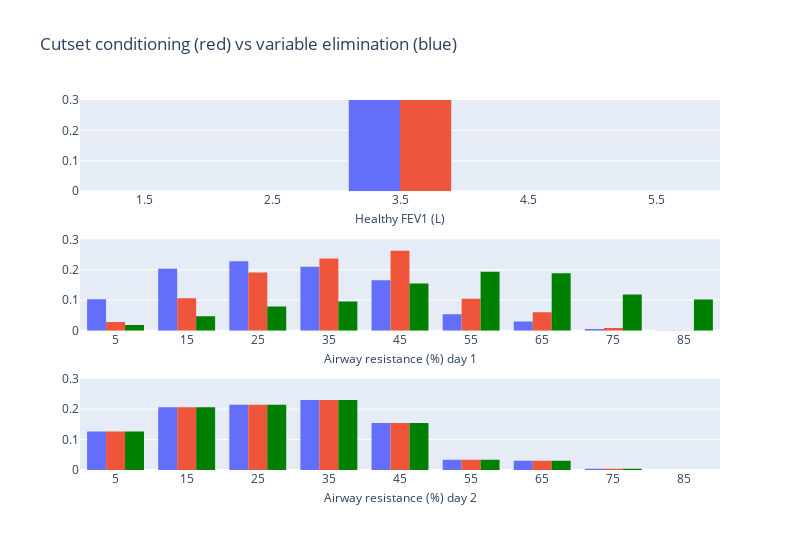

The code cell stored with this chart in its notebook:
### Code cell
fig = make_subplots(rows=3, cols=1, vertical_spacing=0.13)
# Add HFEV1
ih.plot_histogram(
    fig, HFEV1, res_ve[HFEV1.name].values, HFEV1.a, HFEV1.b, 1, 1, annot=False
)
ih.plot_histogram(
    fig, AR, res_ve[AR_vars[0].name].values, AR.a, AR.b, 2, 1, annot=False
)
ih.plot_histogram(
    fig, AR, res_ve[AR_vars[1].name].values, AR.a, AR.b, 3, 1, annot=False
)

# Add HFEV1
ih.plot_histogram(fig, HFEV1, p_M_given_D, HFEV1.a, HFEV1.b, 1, 1, title=HFEV1.name)
ih.plot_histogram(
    fig,
    AR,
    AR_dist_given_M_matrix[0, :],
    AR.a,
    AR.b,
    2,
    1,
    title=f"{AR.name} day 1",
    annot=False,
)
ih.plot_histogram(
    fig,
    AR,
    AR_dist_given_M_matrix[1, :],
    AR.a,
    AR.b,
    3,
    1,
    title=f"{AR.name} day 2",
    annot=False,
)
ih.plot_histogram(
    fig,
    AR,
    AR_dist_given_M_matrix_forward_swipe[0, :],
    AR.a,
    AR.b,
    2,
    1,
    title=f"{AR.name} day 1",
    annot=False,
)
ih.plot_histogram(
    fig,
    AR,
    AR_dist_given_M_matrix_forward_swipe[1, :],
    AR.a,
    AR.b,
    3,
    1,
    title=f"{AR.name} day 2",
    annot=False,
)

# Set colour for first 3 traces to blue, and last 3 to red
for i in range(3):
    fig.data[i].marker.color = "#636EFA"
    fig.data[i + 3].marker.color = "#EF553B"
    fig.data[i + 5].marker.color = "green"
# Reduce x axis title font size
fig.update_xaxes(title_font=dict(size=12), title_standoff=7)
# Set y axis range
fig.update_yaxes(range=[0, 0.3])

# Hide legend
title = "Cutset conditioning (red) vs variable elimination (blue)"
fig.update_layout(showlegend=False, height=550, width=800, title=title)
fig.show()

### Figure 1 — Plotly figure (JSON) as saved in the notebook; plotly's stock layout.template omitted (floating-point values rounded to 4 significant figures)
{"data": [{"histfunc": "sum", "marker": {"color": "#636EFA"}, "type": "histogram", "x": [1, 2, 3, 4, 5], "xaxis": "x", "xbins": {"end": 6, "size": 1, "start": 1}, "y": [0, 0, 1, 0, 0], "yaxis": "y"}, {"histfunc": "sum", "marker": {"color": "#636EFA"}, "type": "histogram", "x": [0, 10, 20, 30, 40, 50, 60, 70, 80], "xaxis": "x2", "xbins": {"end": 90, "size": 10, "start": 0}, "y": [0.1029, 0.2033, 0.2284, 0.2103, 0.1658, 0.05405, 0.02963, 0.005279, 0.0004206], "yaxis": "y2"}, {"histfunc": "sum", "marker": {"color": "#636EFA"}, "type": "histogram", "x": [0, 10, 20, 30, 40, 50, 60, 70, 80], "xaxis": "x3", "xbins": {"end": 90, "size": 10, "start": 0}, "y": [0.1266, 0.2061, 0.2146, 0.2298, 0.1545, 0.03375, 0.03065, 0.00394, 0], "yaxis": "y3"}, {"histfunc": "sum", "marker": {"color": "#EF553B"}, "type": "histogram", "x": [1, 2, 3, 4, 5], "xaxis": "x", "xbins": {"end": 6, "size": 1, "start": 1}, "y": [0, 0, 1, 0, 0], "yaxis": "y"}, {"histfunc": "sum", "marker": {"color": "#EF553B"}, "type": "histogram", "x": [0, 10, 20, 30, 40, 50, 60, 70, 80], "xaxis": "x2", "xbins": {"end": 90, "size": 10, "start": 0}, "y": [0.02861, 0.1063, 0.1915, 0.2369, 0.2623, 0.1046, 0.06031, 0.008941, 0.0006144], "yaxis": "y2"}, {"histfunc": "sum", "marker": {"color": "#EF553B"}, "type": "histogram", "x": [0, 10, 20, 30, 40, 50, 60, 70, 80], "xaxis": "x3", "xbins": {"end": 90, "size": 10, "start": 0}, "y": [0.1266, 0.2061, 0.2146, 0.2298, 0.1545, 0.03375, 0.03065, 0.00394, 0], "yaxis": "y3"}, {"histfunc": "sum", "marker": {"color": "green"}, "type": "histogram", "x": [0, 10, 20, 30, 40, 50, 60, 70, 80], "xaxis": "x2", "xbins": {"end": 90, "size": 10, "start": 0}, "y": [0.01871, 0.04767, 0.07897, 0.09572, 0.155, 0.1939, 0.189, 0.1186, 0.1024], "yaxis": "y2"}, {"histfunc": "sum", "marker": {"color": "green"}, "type": "histogram", "x": [0, 10, 20, 30, 40, 50, 60, 70, 80], "xaxis": "x3", "xbins": {"end": 90, "size": 10, "start": 0}, "y": [0.1266, 0.2061, 0.2146, 0.2298, 0.1545, 0.03375, 0.03065, 0.00394, 0], "yaxis": "y3"}], "layout": {"annotations": [{"font": {"size": 8}, "showarrow": false, "text": "3.50", "x": 3.5, "xref": "x", "y": 1.1, "yref": "y"}], "height": 550, "showlegend": false, "title": {"text": "Cutset conditioning (red) vs variable elimination (blue)"}, "width": 800, "xaxis": {"anchor": "y", "domain": [0, 1], "nticks": 20, "range": [1, 6], "title": {"font": {"size": 12}, "standoff": 7, "text": "Healthy FEV1 (L)"}}, "xaxis2": {"anchor": "y2", "domain": [0, 1], "nticks": 20, "range": [0, 90], "title": {"font": {"size": 12}, "standoff": 7, "text": "Airway resistance (%) day 1"}}, "xaxis3": {"anchor": "y3", "domain": [0, 1], "nticks": 20, "range": [0, 90], "title": {"font": {"size": 12}, "standoff": 7, "text": "Airway resistance (%) day 2"}}, "yaxis": {"anchor": "x", "domain": [0.7533, 1], "range": [0, 0.3]}, "yaxis2": {"anchor": "x2", "domain": [0.3767, 0.6233], "range": [0, 0.3]}, "yaxis3": {"anchor": "x3", "domain": [0, 0.2467], "range": [0, 0.3]}}}
